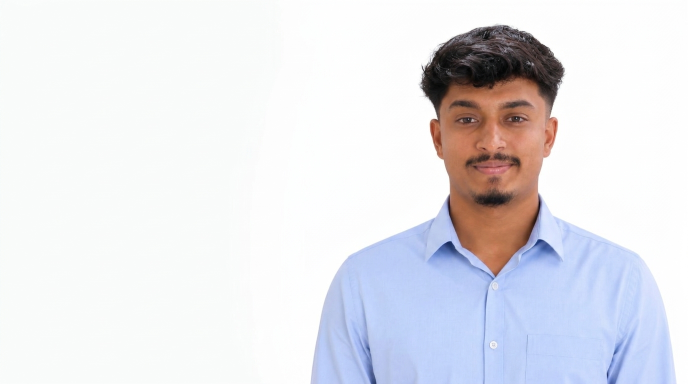
#> input picture scratch/Base_image_desktop_no_bg.png, 1376 x 768 px, given in place of Base_image_desktop.png, which was not available (shown at 1/2 size); the run also reads 1 picture not shown here
$ python test_floodfill_only.py
#> lines starting #> are read from the running program, lines starting #| are printed output that depends on the picture; after the words box and inside, x2 and y2 are one past the last pixel; in counts of white or black regions, pixels touching at a corner belong together; pictures that were not available may be replaced by others from this repository, and a replacement may not be noted
import cv2
import numpy as np
from PIL import Image

def remove_background_clean(input_path, output_path):
#> called with input_path = 'public/images/Base_image_desktop.png', output_path = 'scratch/Base_desktop_clean.png'
    img = cv2.imread(input_path)
#> img is the input picture: shape (768, 1376, 3); mean B, G, R 234.5, 229.2, 229.1
    h, w, _ = img.shape
#> h = 768; w = 1376

    # Background reference color (sample top-left corner)
    bg_color = img[0, 0].astype(float) # BGR
#> bg_color = [251, 252, 250]

    # Calculate distance of every pixel to top-left background color
    dist = np.sqrt(np.sum((img.astype(float) - bg_color)**2, axis=2))
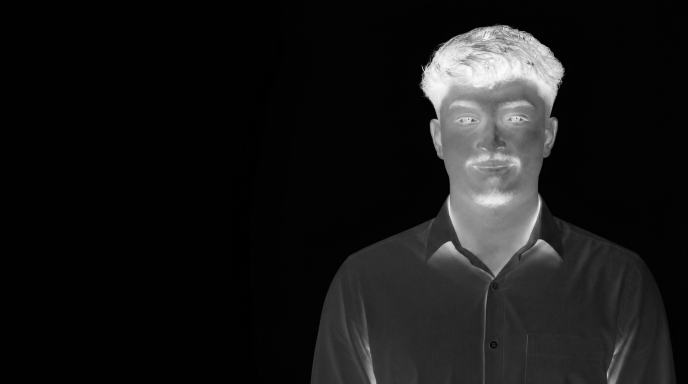
#> dist: shape (768, 1376) float64 (shown at 1/2 size); min 0, max 432.4, mean 40.7; drawn with min black and max white

    # Mask of pixels very close to background color (< 30)
    bg_candidates = (dist < 32).astype(np.uint8)
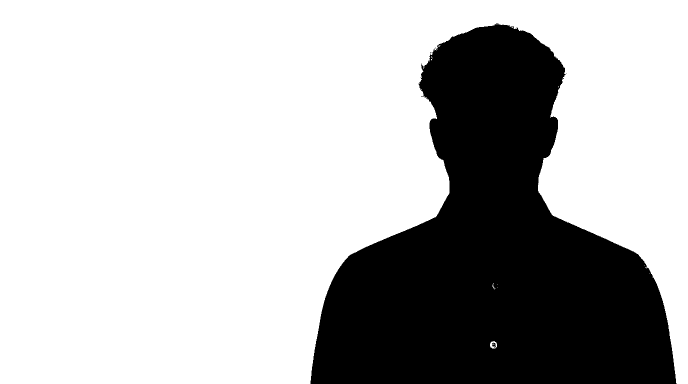
#> bg_candidates: shape (768, 1376) (shown at 1/2 size); values 0 (black) and 1 (white), 72.3% white; 6 black regions (4 under 20 px), largest, box (x1, y1, x2, y2) and area: (621, 47, 1353, 768) 293088, (984, 686, 992, 695) 44

    # Connected components starting from image edges ONLY
    # Create seed mask for floodFill
    seed_mask = np.zeros((h + 2, w + 2), np.uint8)

    # Seed all border pixels that are bg_candidates
    for x in range(w):
        if bg_candidates[0, x]:
            cv2.floodFill(bg_candidates, seed_mask, (x, 0), 255)
        if bg_candidates[h-1, x]:
            cv2.floodFill(bg_candidates, seed_mask, (x, h-1), 255)
    for y in range(h):
        if bg_candidates[y, 0]:
            cv2.floodFill(bg_candidates, seed_mask, (0, y), 255)
        if bg_candidates[y, w-1]:
            cv2.floodFill(bg_candidates, seed_mask, (w-1, y), 255)

    # Connected background mask is where seed_mask == 1
    connected_bg = (seed_mask[1:-1, 1:-1] == 1)

    # Create smooth alpha channel
    alpha = np.ones((h, w), dtype=np.float32) * 255.0

    # Calculate smooth transition for pixels near bg boundary
    # Distance of background pixels to foreground:
    fg_mask = ~connected_bg
    fg_dist = cv2.distanceTransform(fg_mask.astype(np.uint8), cv2.DIST_L2, 5)
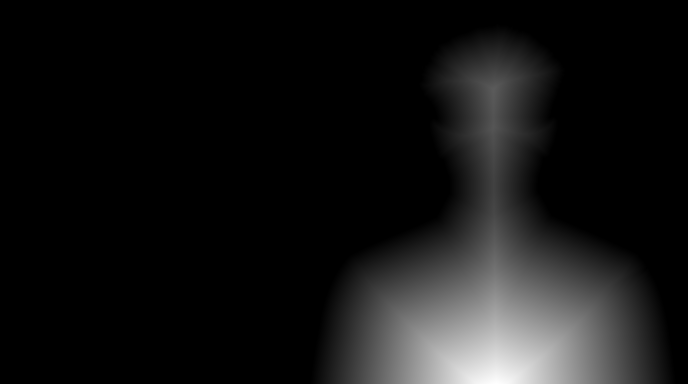
#> fg_dist: shape (768, 1376) float32 (shown at 1/2 size); min 0, max 347.7, mean 28.3; drawn with min black and max white

    # Set background alpha
    alpha[connected_bg] = 0.0

    # Anti-alias transition boundary (1-2px blur at edge)
    alpha_blurred = cv2.GaussianBlur(alpha, (3, 3), 0)
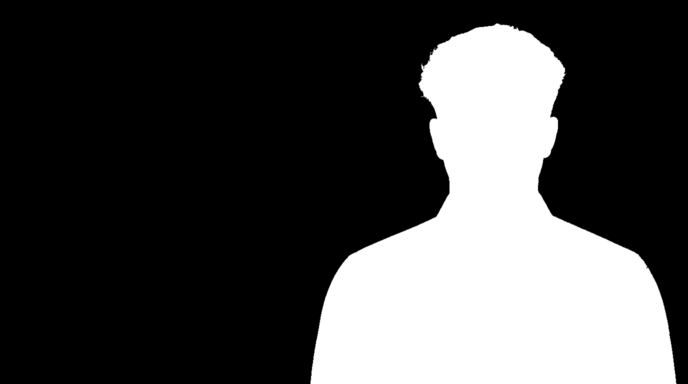
#> alpha_blurred: shape (768, 1376) float32 (shown at 1/2 size); min 0, max 255, mean 70.8
#> alpha: shape (768, 1376) float32; 27.8% white; 4 white regions (3 under 20 px), largest, box (x1, y1, x2, y2) and area: (621, 47, 1353, 768) 293328

    # Convert to RGBA
    img_rgba = cv2.cvtColor(img, cv2.COLOR_BGR2RGBA)
    img_rgba[:, :, 3] = np.clip(alpha_blurred, 0, 255).astype(np.uint8)

    out_pil = Image.fromarray(img_rgba)
    out_pil.save(output_path, "PNG")
    print(f"Clean background removal saved: {output_path}")

remove_background_clean('public/images/Base_image_desktop.png', 'scratch/Base_desktop_clean.png')
remove_background_clean('public/images/Reveal_image_desktop.png', 'scratch/Reveal_desktop_clean.png')
